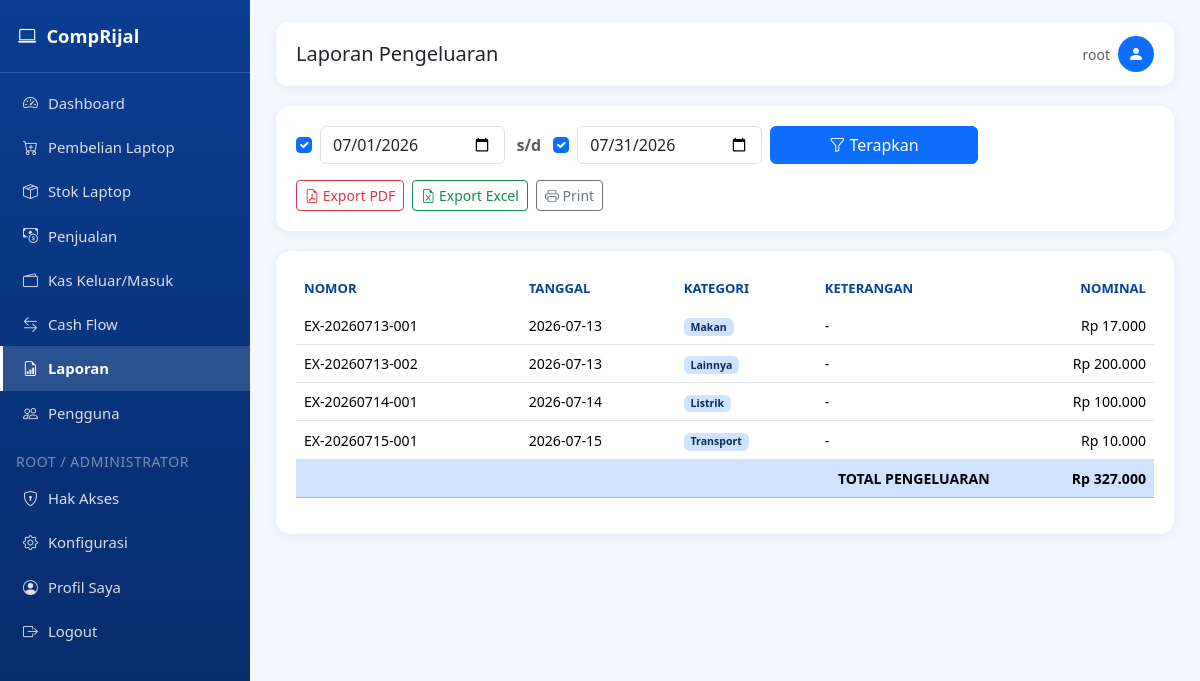
The app's page /laporan/pengeluaran (signed in), older data.
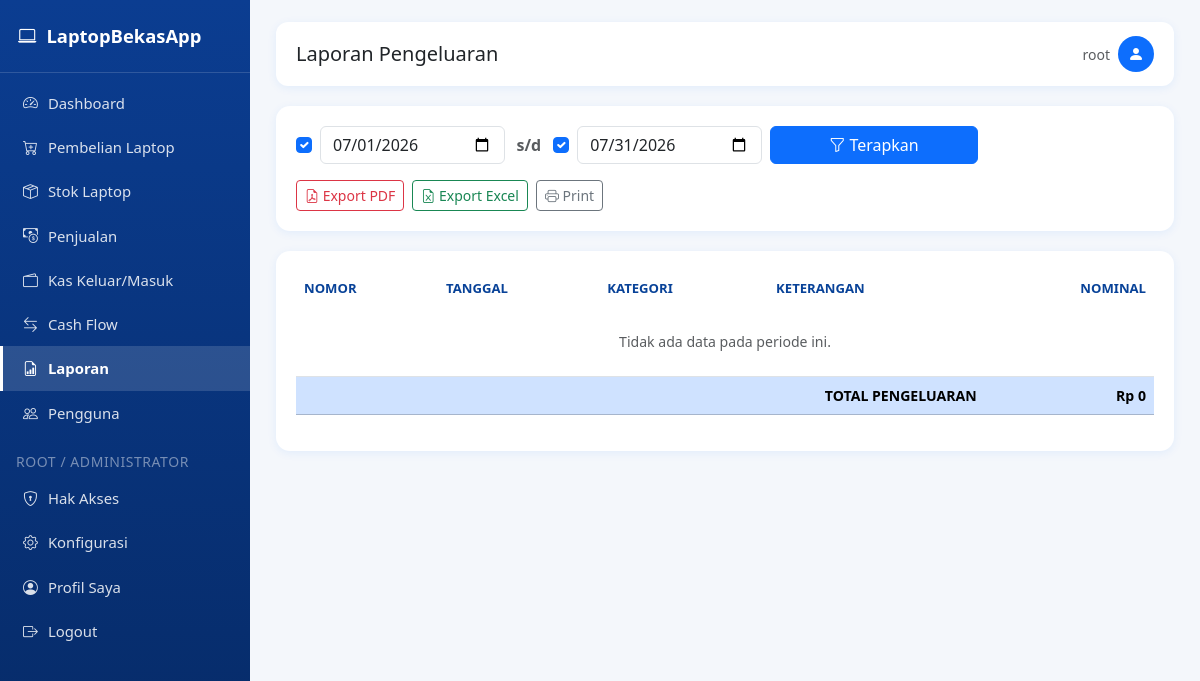
The same page, newer data.
### tables this page shows
CREATE TABLE settings (
            key TEXT PRIMARY KEY,
            value TEXT
        );

CREATE TABLE pengeluaran (
            id INTEGER PRIMARY KEY AUTOINCREMENT,
            nomor TEXT UNIQUE NOT NULL,
            tanggal TEXT NOT NULL,
            kategori TEXT,
            keterangan TEXT,
            nominal REAL DEFAULT 0,
            tipe TEXT NOT NULL,
            created_at TEXT DEFAULT CURRENT_TIMESTAMP
        );

### app.py (the view)
@app.route("/laporan/pengeluaran")
@page_required("laporan")
def laporan_pengeluaran():
    rows, total, use_start, use_end, start_date, end_date = _laporan_pengeluaran_data()
    return render_template("laporan_pengeluaran.html", rows=rows, total=total, use_start=use_start, use_end=use_end,
                            start_date=start_date, end_date=end_date)

### app.py (called while the page is built)
def page_required(page_key):
    def wrapper(f):
        @wraps(f)
        def decorated(*args, **kwargs):
            if "user_id" not in session:
                flash("Silakan login terlebih dahulu.", "warning")
                return redirect(url_for("login"))
            if not has_page_access(session["user_id"], session.get("role"), page_key):
                flash("Anda tidak memiliki hak akses ke halaman ini. Hubungi administrator.", "danger")
                return redirect(url_for("dashboard"))
            return f(*args, **kwargs)
        return decorated
    return wrapper

def can_access_page(page_key: str) -> bool:
    if "user_id" not in session:
        return False
    if page_key in {"konfigurasi", "hak_akses"}:
        return session.get("role") in ("root", "administrator")
    return has_page_access(session["user_id"], session.get("role"), page_key)

@app.context_processor
def inject_globals():
    return {
        "rp": reports.rp,
        "current_year": datetime.now().year,
        "now_date": datetime.now().strftime("%Y-%m-%d"),
        "app_settings": get_all_settings(),
        "can_access_page": can_access_page,
    }

### templates/laporan_pengeluaran.html (shortened to what this page needs)
{% extends "base.html" %}
{% block page_title %}Laporan Pengeluaran{% endblock %}
{% block content %}
<div class="card-panel">
    {% include "_filter_periode.html" %}
    <div class="mt-3 d-flex gap-2 no-print">
        <a href="{{ url_for('laporan_pengeluaran_pdf', use_start=use_start, use_end=use_end, start_date=start_date, end_date=end_date) }}" class="btn btn-outline-danger btn-sm" target="_blank"><i class="bi bi-file-earmark-pdf"></i> Export PDF</a>
        <a href="{{ url_for('laporan_pengeluaran_excel', use_start=use_start, use_end=use_end, start_date=start_date, end_date=end_date) }}" class="btn btn-outline-success btn-sm"><i class="bi bi-file-earmark-excel"></i> Export Excel</a>
        <button class="btn btn-outline-secondary btn-sm" onclick="window.print()"><i class="bi bi-printer"></i> Print</button>
    </div>
</div>
<div class="card-panel">
    <div class="table-responsive">
        <table class="table table-hover align-middle">
            <thead><tr><th>Nomor</th><th>Tanggal</th><th>Kategori</th><th>Keterangan</th><th class="text-end">Nominal</th></tr></thead>
            <tbody>
                {% for r in rows %}
                <tr>
                    <td>{{ r.nomor }}</td>
                    <td>{{ r.tanggal }}</td>
                    <td><span class="badge bg-primary-subtle text-primary-emphasis">{{ r.kategori }}</span></td>
                    <td>{{ r.keterangan or '-' }}</td>
                    <td class="text-end">{{ rp(r.nominal) }}</td>
                </tr>
                {% else %}
                <tr><td colspan="5" class="text-center text-muted py-4">Tidak ada data pada periode ini.</td></tr>
                {% endfor %}
            </tbody>
            <tfoot>
                <tr class="table-primary fw-bold">
                    <td colspan="4" class="text-end">TOTAL PENGELUARAN</td>
                    <td class="text-end">{{ rp(total) }}</td>
                </tr>
            </tfoot>
        </table>
    </div>
</div>
{% endblock %}

### templates/base.html (shortened to what the changed rows need)
<!DOCTYPE html>
<html lang="id">
<head>
    <link href="{{ url_for('static', filename='css/bootstrap.min.css') }}" rel="stylesheet">
    <link href="{{ url_for('static', filename='css/bootstrap-icons.css') }}" rel="stylesheet">
    <link href="{{ url_for('static', filename='css/style.css') }}" rel="stylesheet">
</head>
<body>
    <nav class="sidebar" id="sidebar">
        <div class="brand">
            <i class="bi bi-laptop"></i>
            <span>{{ app_settings.app_title }}</span>
        </div>
    </nav>
    <div class="main-content">
        {% block content %}{% endblock %}
    </div>
</body>
</html>

Row changes from the older to the newer data that the page shows:
no longer on this page (row edited): pengeluaran: nomor "EX-20260713-001", tanggal "2026-07-13", kategori "Makan", keterangan "-", nominal "Rp 17.000"
no longer on this page (row edited): pengeluaran: nomor "EX-20260713-002", tanggal "2026-07-13", kategori "Lainnya", keterangan "-", nominal "Rp 200.000"
removed pengeluaran: nomor "EX-20260714-001", tanggal "2026-07-14", kategori "Listrik", keterangan "-", nominal "Rp 100.000"
removed pengeluaran: nomor "EX-20260715-001", tanggal "2026-07-15", kategori "Transport", keterangan "-", nominal "Rp 10.000"
changed settings: app_title "CompRijal" → "LaptopBekasApp"
Text that changed along with them:
{{ rp(total) }}: "Rp 327.000" → "Rp 0"
text now shown: "Tidak ada data pada periode ini."
